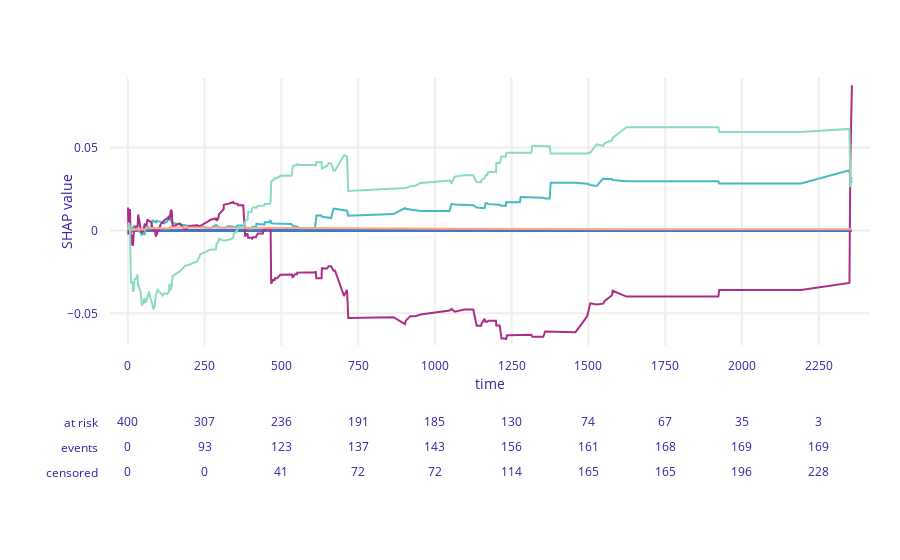

This figure's notebook cell:
### Code cell
# create explainer
explainer = SurvivalModelExplainer(model = rsf, data = X_train, y = y_train)

# compute SHAP values for a single instance
observation_A = X_test.iloc[[1]]
survshap_A = PredictSurvSHAP()

survshap_A.fit(explainer = explainer, new_observation = observation_A, timestamps=None) #rsf.estimators_[0].unique_times_

survshap_A.result 
survshap_A.plot()

### Figure 1 — Plotly figure (JSON) as saved in the notebook; plotly's stock layout.template omitted (floating-point values rounded to 4 significant figures; data arrays with more than 128 entries replaced by an {"elided": "..."} marker saying what was removed)
{"data": [{"hoverinfo": "text", "hovertemplate": "<b>Average SF</b><br>Time: %{x}<br>Avg SF value: %{text:.6f}<extra></extra>", "line": {"color": "#4378bf", "width": 3}, "mode": "lines", "text": {"elided": "324 float values"}, "type": "scatter", "x": {"elided": "324 float values"}, "xaxis": "x", "y": {"elided": "324 int values"}, "yaxis": "y"}, {"hoverinfo": "text", "hovertemplate": "<b>afb</b><br>Value: 0<br>Time: %{x}<br>SHAP value: %{y:.6f}<extra></extra>", "line": {"color": "#46bac2"}, "mode": "lines", "type": "scatter", "x": {"elided": "324 float values"}, "xaxis": "x", "y": {"elided": "324 float values"}, "yaxis": "y"}, {"hoverinfo": "text", "hovertemplate": "<b>age</b><br>Value: 77<br>Time: %{x}<br>SHAP value: %{y:.6f}<extra></extra>", "line": {"color": "#ae2c87"}, "mode": "lines", "type": "scatter", "x": {"elided": "324 float values"}, "xaxis": "x", "y": {"elided": "324 float values"}, "yaxis": "y"}, {"hoverinfo": "text", "hovertemplate": "<b>av3</b><br>Value: 0<br>Time: %{x}<br>SHAP value: %{y:.6f}<extra></extra>", "line": {"color": "#ffa58c"}, "mode": "lines", "type": "scatter", "x": {"elided": "324 float values"}, "xaxis": "x", "y": {"elided": "324 float values"}, "yaxis": "y"}, {"hoverinfo": "text", "hovertemplate": "<b>bmi</b><br>Value: 24.8749<br>Time: %{x}<br>SHAP value: %{y:.6f}<extra></extra>", "line": {"color": "#8bdcbe"}, "mode": "lines", "type": "scatter", "x": {"elided": "324 float values"}, "xaxis": "x", "y": {"elided": "324 float values"}, "yaxis": "y"}, {"mode": "text", "showlegend": false, "text": ["400", "400", "307", "236", "191", "185", "130", "74", "67", "35", "3"], "type": "scatter", "x": [-250.0, 0.0, 250.0, 500.0, 750.0, 1000.0, 1250.0, 1500.0, 1750.0, 2000.0, 2250.0], "xaxis": "x2", "y": [0.8, 0.8, 0.8, 0.8, 0.8, 0.8, 0.8, 0.8, 0.8, 0.8, 0.8], "yaxis": "y2"}, {"mode": "text", "showlegend": false, "text": ["0", "0", "93", "123", "137", "143", "156", "161", "168", "169", "169"], "type": "scatter", "x": [-250.0, 0.0, 250.0, 500.0, 750.0, 1000.0, 1250.0, 1500.0, 1750.0, 2000.0, 2250.0], "xaxis": "x2", "y": [0.5, 0.5, 0.5, 0.5, 0.5, 0.5, 0.5, 0.5, 0.5, 0.5, 0.5], "yaxis": "y2"}, {"mode": "text", "showlegend": false, "text": ["0", "0", "0", "41", "72", "72", "114", "165", "165", "196", "228"], "type": "scatter", "x": [-250.0, 0.0, 250.0, 500.0, 750.0, 1000.0, 1250.0, 1500.0, 1750.0, 2000.0, 2250.0], "xaxis": "x2", "y": [0.2, 0.2, 0.2, 0.2, 0.2, 0.2, 0.2, 0.2, 0.2, 0.2, 0.2], "yaxis": "y2"}], "layout": {"font": {"color": "#371ea3"}, "margin": {"b": 71, "l": 110, "pad": 6, "r": 30, "t": 78}, "showlegend": false, "title": {"x": 0.15}, "xaxis": {"anchor": "y", "automargin": true, "domain": [0, 1], "fixedrange": true, "gridwidth": 2, "range": [-57.95, 2417.0], "showticklabels": true, "tickcolor": "white", "ticklen": 3, "tickmode": "array", "ticktext": [-250.0, 0.0, 250.0, 500.0, 750.0, 1000.0, 1250.0, 1500.0, 1750.0, 2000.0, 2250.0], "tickvals": [-250.0, 0.0, 250.0, 500.0, 750.0, 1000.0, 1250.0, 1500.0, 1750.0, 2000.0, 2250.0], "title": {"standoff": 0, "text": "time"}, "type": "linear", "zeroline": false}, "xaxis2": {"anchor": "y2", "automargin": true, "domain": [0, 1], "fixedrange": true, "gridwidth": 2, "range": [-57.95, 2417.0], "showticklabels": true, "tickcolor": "white", "ticklen": 3, "tickmode": "array", "ticktext": [-250.0, 0.0, 250.0, 500.0, 750.0, 1000.0, 1250.0, 1500.0, 1750.0, 2000.0, 2250.0], "tickvals": [-250.0, 0.0, 250.0, 500.0, 750.0, 1000.0, 1250.0, 1500.0, 1750.0, 2000.0, 2250.0], "title": {"standoff": 0, "text": "time"}, "type": "linear", "visible": false, "zeroline": false}, "yaxis": {"anchor": "x", "automargin": true, "domain": [0.35, 1], "fixedrange": true, "gridwidth": 2, "range": [-0.06916, 0.09183], "tickcolor": "white", "ticklen": 3, "ticks": "outside", "title": {"text": "SHAP value"}, "type": "linear", "zeroline": false}, "yaxis2": {"anchor": "x2", "automargin": true, "domain": [0, 0.2], "fixedrange": true, "gridwidth": 2, "range": [0, 1], "showgrid": false, "tickcolor": "white", "ticklen": 3, "ticks": "outside", "ticktext": ["censored", "events", "at risk"], "tickvals": [0.2, 0.5, 0.8], "type": "linear", "zeroline": false}}}
